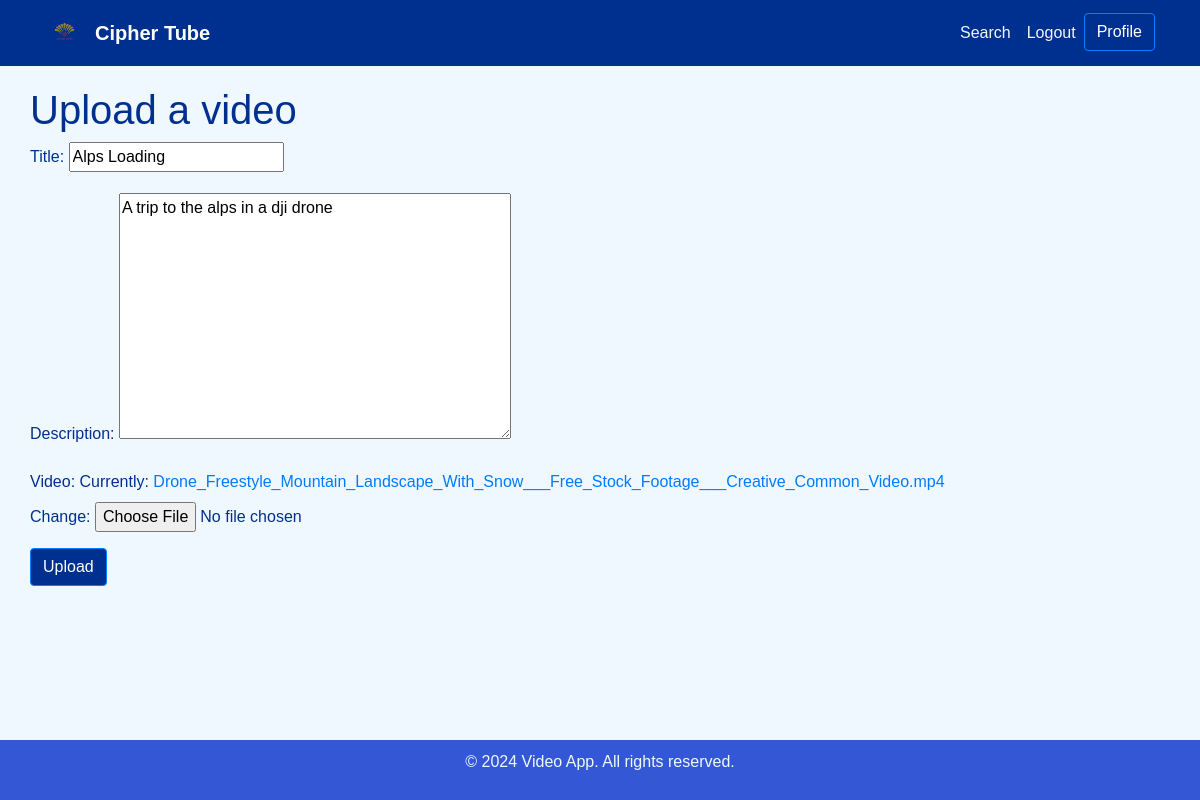
Screenshot of /video/1/update/ (signed in) with the database file from the repository.
### stream/models.py (models this page shows, shortened)
class VidStream(models.Model):
    streamer = models.ForeignKey(User, on_delete=models.CASCADE)
    title = models.CharField(max_length=300)
    description = models.TextField(max_length=600)
    upload_date = models.DateTimeField(default=timezone.now)
    video = models.FileField(upload_to='')

### stream/views.py (the view, shortened to what this page needs)
# urls.py: path('video/<int:pk>/update/', VideoUpdateView.as_view(), name="video-update"),
class VideoUpdateView(LoginRequiredMixin, UserPassesTestMixin, UpdateView):
    model = VidStream
    template_name = 'stream/post-video.html'
    success_url = "/"
    fields = ['title', 'description', 'video']
    def test_func(self):
        video = self.get_object()
        if self.request.user == video.streamer:
            return True
        return False

### stream/templates/stream/post-video.html (shortened to what this page needs)
{% extends 'stream/base.html'%}
{% block content %}
    <div>
        <form method="POST" enctype="multipart/form-data">
            <h1>Upload a video</h1>
                {{ form.as_p }}
            <button class="btn btn-outline-info" type="submit">Upload</button>
        </form>
    </div>
{% endblock content %}

### stream/templates/stream/base.html (style rules this page uses)
body { font-family: Arial, sans-serif; background-color: #F0F8FF; color: #00308F; margin: 0; padding: 0; min-height: 100vh; display: flex; flex-direction: column; }
.btn-outline-info { color: #FFFFFF; border-color: #007FFF; background-color: #00308F; transition: background-color 0.3s, border-color 0.3s; }

### rows the page displays
VidStream: title "Alps Loading", description "A trip to the alps in a dji drone"
